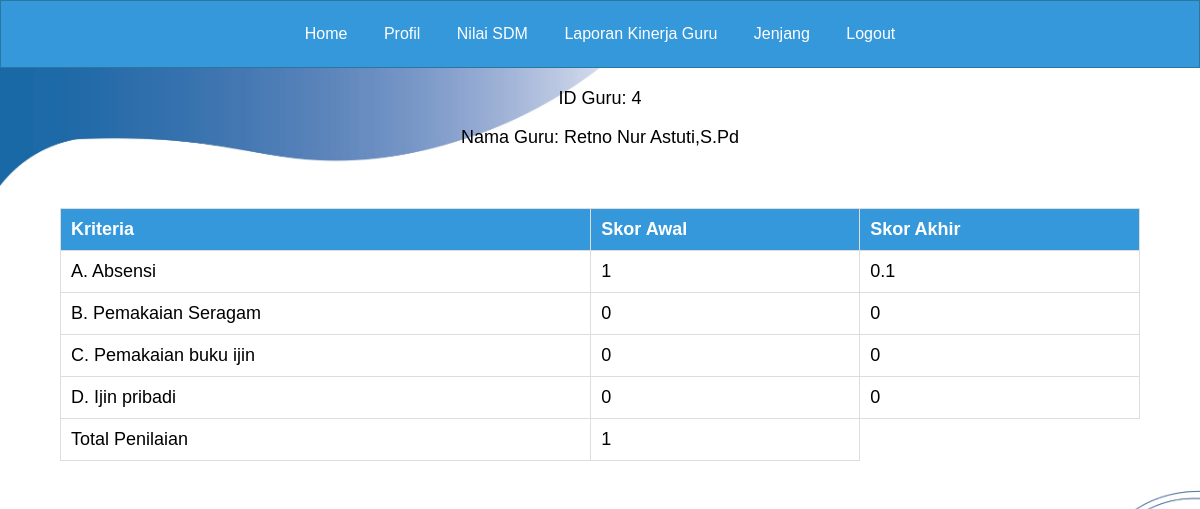
Screenshot of /page_assignment_sdm.php?id=4 with the database file from the repository.
### tables this page shows
CREATE TABLE `tabel_p_sdm` (
  `id_penilaian` int(100) NOT NULL,
  `id` int(100) NOT NULL,
  `nama` varchar(255) NOT NULL,
  `total_penilaian_sdm` int(100) DEFAULT NULL,
  `tahun_penilaian` varchar(10) DEFAULT NULL,
  `sa1` int(11) DEFAULT NULL,
  `sa2` int(11) DEFAULT NULL,
  `sa3` int(11) DEFAULT NULL,
  `sa4` int(11) DEFAULT NULL,
  `sb1` int(11) DEFAULT NULL,
  `sb2` int(11) DEFAULT NULL,
  `sb3` int(11) DEFAULT NULL,
  `sb4` int(11) DEFAULT NULL,
  `sc1` int(11) DEFAULT NULL,
  `sc2` int(11) DEFAULT NULL,
  `sc3` int(11) DEFAULT NULL,
  `sc4` int(11) DEFAULT NULL,
  `sd1` int(11) DEFAULT NULL,
  `sd2` int(11) DEFAULT NULL,
  `sd3` int(11) DEFAULT NULL,
  `sd4` int(11) DEFAULT NULL,
  `se1` int(11) DEFAULT NULL,
  `se2` int(11) DEFAULT NULL,
  `se3` int(11) DEFAULT NULL,
  `se4` int(11) DEFAULT NULL,
  `sf1` int(11) DEFAULT NULL,
  `sf2` int(11) DEFAULT NULL,
  `sf3` int(11) DEFAULT NULL,
  `sf4` int(11) DEFAULT NULL,
  `sg1` int(11) DEFAULT NULL,
  `sg2` int(11) DEFAULT NULL,
  `sg3` int(11) DEFAULT NULL,
  `sg4` int(11) DEFAULT NULL,
  `sh1` int(11) DEFAULT NULL,
  `sh2` int(11) DEFAULT NULL,
  `sh3` int(11) DEFAULT NULL,
  `sh4` int(11) DEFAULT NULL,
  `si1` int(11) DEFAULT NULL,
  `si2` int(11) DEFAULT NULL,
  `si3` int(11) DEFAULT NULL,
  `si4` int(11) DEFAULT NULL,
  `sj1` int(11) DEFAULT NULL,
  `sj2` int(11) DEFAULT NULL,
  `sj3` int(11) DEFAULT NULL,
  `sj4` int(11) DEFAULT NULL,
  `sk1` int(11) DEFAULT NULL,
  `sk2` int(11) DEFAULT NULL,
  `sk3` int(11) DEFAULT NULL,
  `sk4` int(11) DEFAULT NULL,
  `sl1` int(11) DEFAULT NULL,
  `sl2` int(11) DEFAULT NULL,
  `sl3` int(11) DEFAULT NULL,
  `sl4` int(11) DEFAULT NULL,
  `s1` int(11) DEFAULT NULL,
  `s2` int(11) DEFAULT NULL,
  `s3` int(11) DEFAULT NULL,
  `s4` int(11) DEFAULT NULL
);

### page_assignment_sdm.php (the view, shortened to what this page needs)
<?php
include "koneksi.php";
?>
<!DOCTYPE html>
<html lang="en">
<head>
</head>
<body>
<div class="navbar-kepsek" id="navbar-guru">
        <a href="page_sdm.php">Home</a>
        <a href="page_profil_sdm.php">Profil</a>
        <a href="page_beri_nilai_sdm.php">Nilai SDM</a>
        <a href="page_laporan_kinerja_guru_sdm.php">Laporan Kinerja Guru</a>
        <a href="page_jenjang_sdm.php">Jenjang</a>
        <a href="logout.php">Logout</a>
    </div>
<div class="teacher-info">
    <?php
    $id = isset($_GET['id']) ? $_GET['id'] : null;
    if ($id) {
        $query = "SELECT * FROM tabel_p_sdm WHERE id = $id";
        $result = $koneksi->query($query);
        if ($result->num_rows > 0) {
            $row = $result->fetch_assoc();
            echo '<p>ID Guru: ' . $row['id'] . '</p>';
            echo '<p>Nama Guru: ' . $row['nama'] . '</p>';
            echo '<div class="container">';
            echo '<table>';
            echo '<tr><th>Kriteria</th><th>Skor Awal</th><th>Skor Akhir</th></tr>';
            echo '<tr><td>A. Absensi</td><td>' . $row['s1'] . '</td><td>' . ($row['s1'] * 0.1) . '</td></tr>';
            echo '<tr><td>B. Pemakaian Seragam</td><td>' . $row['s2'] . '</td><td>' . ($row['s2'] * 0.3) . '</td></tr>';
            echo '<tr><td>C. Pemakaian buku ijin</td><td>' . $row['s3'] . '</td><td>' . ($row['s3'] * 0.1) . '</td></tr>';
            echo '<tr><td>D. Ijin pribadi</td><td>' . $row['s4'] . '</td><td>' . ($row['s4'] * 0.15) . '</td></tr>';
            echo '<tr><td>Total Penilaian</td><td>' . $row['total_penilaian_sdm'] . '</td></tr>';
            echo '</table>';
            echo '</div>';
        } else {
            echo "Data tidak ditemukan.";
        }
    } else {
        echo "ID tidak valid.";
    }
    ?>
</div>
</body>
</html>

### page_assignment_sdm.php (style rules this page uses)
.navbar-kepsek { background-color: #3498db; border: 1px solid #2978a0; padding: 10px 0; text-align: center; }
.navbar-kepsek a { display: inline-block; color: white; text-align: center; padding: 14px 16px; text-decoration: none; }
html, body { height: 100%; margin: 0; padding: 0; background: url('bgnusput.jpg') no-repeat center center fixed; background-size: 100% 100%; background-position: center center; font-family: Arial, sans-serif; }
.container { background-color: rgba(255, 255, 255, 0.7); border-radius: 10px; padding: 20px; margin: 20px auto; width: 90%; }
table { width: 100%; border-collapse: collapse; margin-top: 20px; }
th, td { border: 1px solid #ddd; padding: 10px; text-align: left; }
th { background-color: #3498db; color: white; }
.teacher-info { text-align: center; margin-top: 20px; font-size: 18px; }

### rows the page displays
tabel_p_sdm: id "4", nama "Retno Nur Astuti,S.Pd", s1 "1", $row['s1']*0.1 "0.1", s2 "0", $row['s2']*0.3 "0", s3 "0", $row['s3']*0.1 "0", s4 "0", $row['s4']*0.15 "0", total_penilaian_sdm "1"
